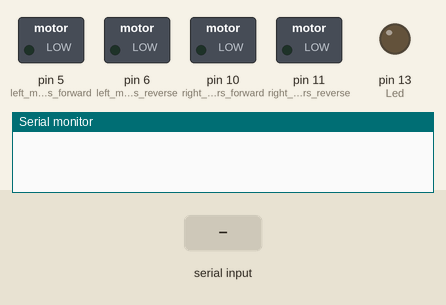
Simulated run of this sketch. Board: Arduino Uno, built with avr-gcc and run on an emulated ATmega328P. Parts: switched loads named in the sketch (green lamp = pin HIGH), output pins drawn as LEDs (lit = HIGH), the last lines printed to the serial monitor. The test bench sets the inputs (shaded band).

Above: at 1.2 s.
1.3 s: "F" received over Serial
At 2.4 s:
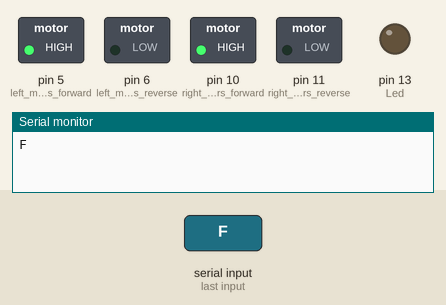
2.8 s: "B" received over Serial
At 3.8 s:
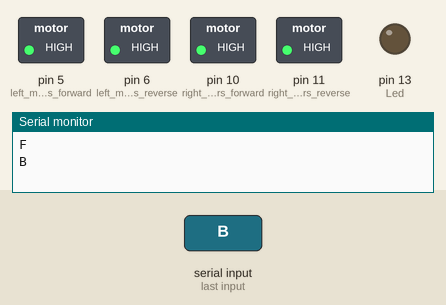
4.3 s: "w" received over Serial
At 5.3 s:
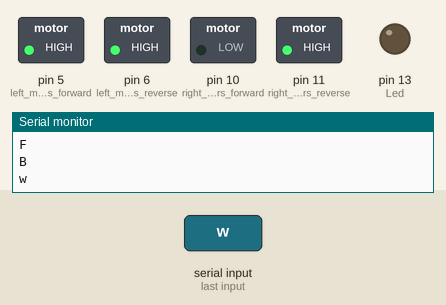
Timing chart, 0 to 7.3 s (numbered marks = the images above; inputs shaded):
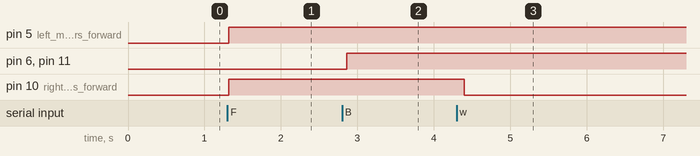

Measured:
- after the input at 1.3 s, pin 5 (left_motors_forward), pin 10 (right_motors_forward): LOW → HIGH at once
- after the input at 2.8 s, pin 6 (left_motors_reverse), pin 11 (right_motors_reverse): LOW → HIGH after 0.06 s
- after the input at 4.3 s, pin 10 (right_motors_forward): HIGH → LOW after 0.10 s

The sketch:

bluetooth_car.ino
```cpp
char t;

void setup() {
pinMode(5,OUTPUT);   //left motors forward
pinMode(6,OUTPUT);   //left motors reverse
pinMode(10,OUTPUT);   //right motors forward
pinMode(11,OUTPUT);   //right motors reverse
pinMode(13,OUTPUT);   //Led
Serial.begin(10600);

}

void loop() {
if(Serial.available()){
  t = Serial.read();
  Serial.println(t);
}

if(t == 'F'){            //move forward(all motors rotate in forward direction)
  digitalWrite(5,HIGH);
  digitalWrite(10,HIGH);
}

else if(t == 'B'){      //move reverse (all motors rotate in reverse direction)
  digitalWrite(6,HIGH);
  digitalWrite(11,HIGH);
}

else if(t == 'L'){      //turn right (left side motors rotate in forward direction, right side motors doesn't rotate)
  digitalWrite(10,HIGH);
}

else if(t == 'R'){      //turn left (right side motors rotate in forward direction, left side motors doesn't rotate)
  digitalWrite(5,HIGH);
}

else if(t == 'W'){    //turn led on or off)
  digitalWrite(10,HIGH);
}
else if(t == 'w'){
  digitalWrite(10,LOW);
}

else if(t == 'S'){      //STOP (all motors stop)
  digitalWrite(5,LOW);
  digitalWrite(6,LOW);
  digitalWrite(10,LOW);
  digitalWrite(11,LOW);
}
delay(110);
}
```
